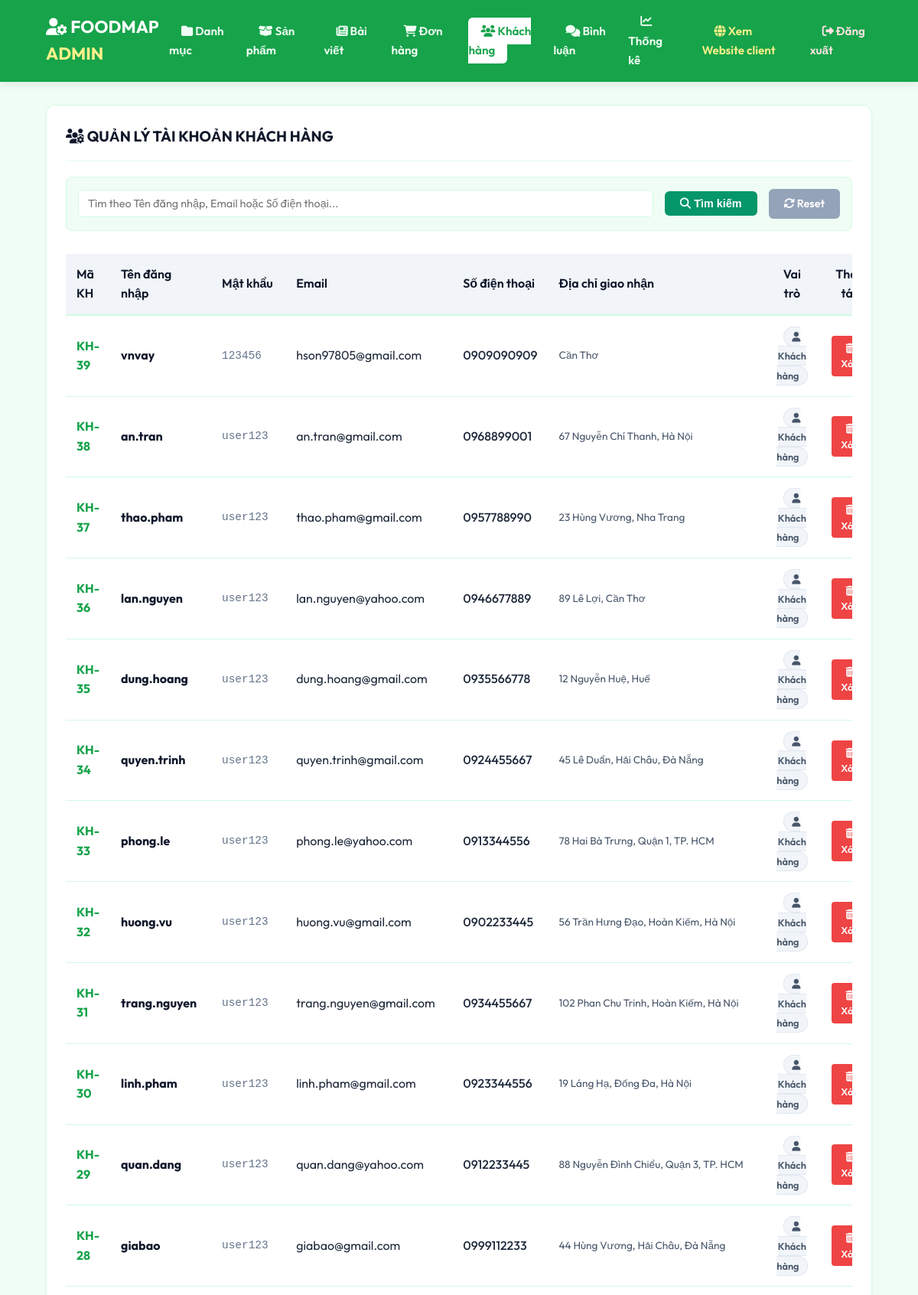
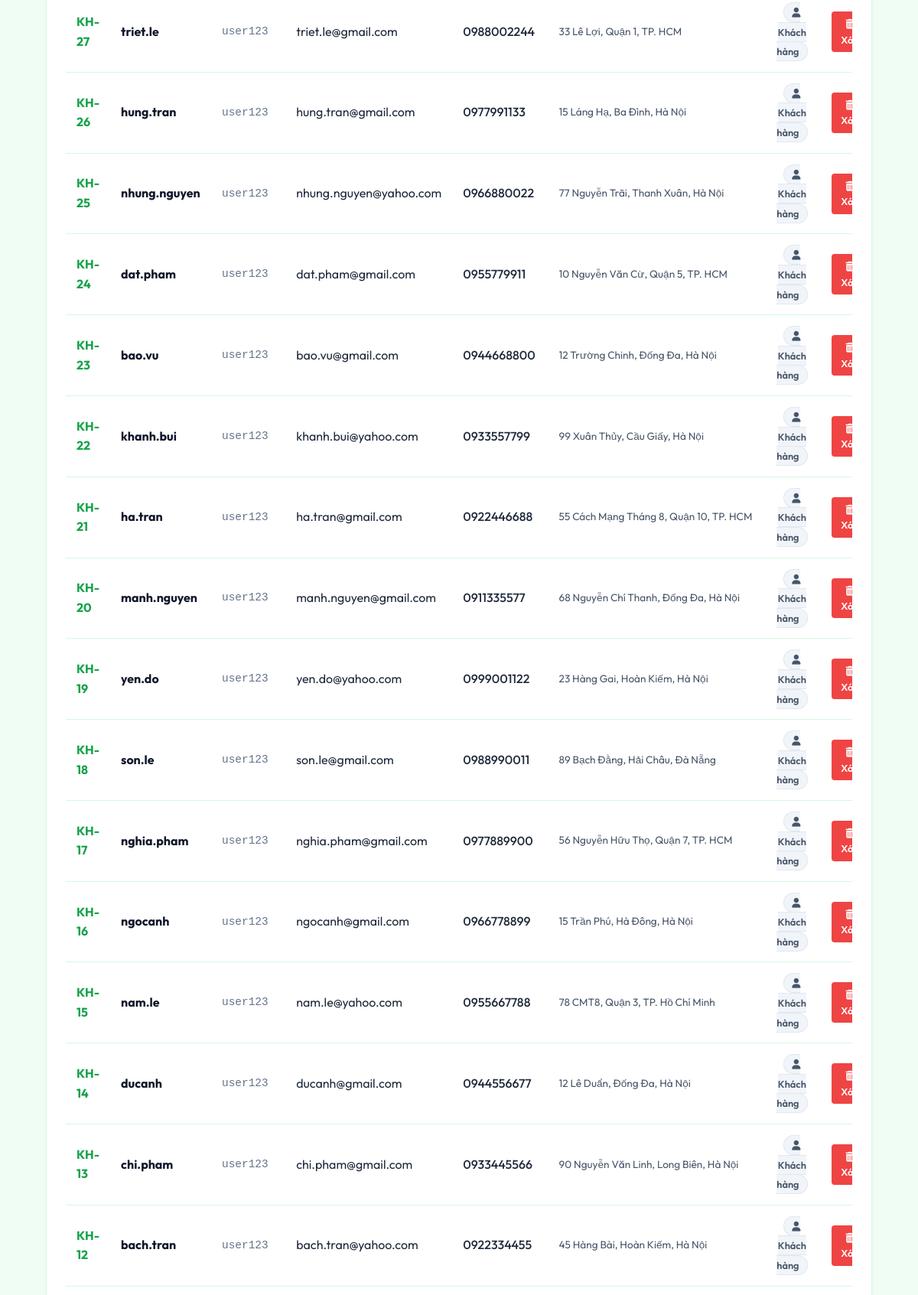
The app's page /admin/index.php?act=listtaikhoan (signed in, upper part) with its own data (2 pictures, top to bottom).
### tables this page shows
CREATE TABLE IF NOT EXISTS `taikhoan` (
  `id` int(11) NOT NULL AUTO_INCREMENT,
  `user` varchar(50) NOT NULL,
  `pass` varchar(50) NOT NULL,
  `email` varchar(255) NOT NULL,
  `address` varchar(255) DEFAULT NULL,
  `tel` varchar(20) DEFAULT NULL,
  `role` tinyint(4) NOT NULL DEFAULT 0,
  PRIMARY KEY (`id`)
);

### models/pdo.php (called while the page is built, shortened)
<?php
function pdo_get_connection(){
    $dburl = "mysql:host=localhost;dbname=duanmau;charset=utf8";
    $username = 'root';
    $password = '';
    try {
        $conn = new PDO($dburl, $username, $password);
        $conn->setAttribute(PDO::ATTR_ERRMODE, PDO::ERRMODE_EXCEPTION);
        return $conn;
    } catch (PDOException $e) {
        die("Kết nối CSDL thất bại: " . $e->getMessage());
    }
}
function pdo_query($sql){
    $sql_args = array_slice(func_get_args(), 1);
    try{
        $conn = pdo_get_connection();
        $stmt = $conn->prepare($sql);
        $stmt->execute($sql_args);
        $rows = $stmt->fetchAll(PDO::FETCH_ASSOC);
        return $rows;
    }
    catch(PDOException $e){
        throw $e;
    }
    finally{
        unset($conn);
    }
}
?>

### models/taikhoan.php (called while the page is built, shortened)
<?php
function loadall_taikhoan($keyw = ""){
    $sql = "SELECT * FROM taikhoan WHERE 1";
    $sql .= " ORDER BY id DESC";
    return pdo_query($sql);
}
?>

### admin/taikhoan/list.php (the view, shortened to what this page needs)
<div class="admin-container">
    <div class="admin-card">
        <div class="card-header">
            <h2 class="card-title"><i class="fa-solid fa-users-gear"></i> QUẢN LÝ TÀI KHOẢN KHÁCH HÀNG</h2>
        </div>
        <div style="background-color: var(--light-color); padding: 15px; border-radius: 8px; border: 1px solid var(--border-color); margin-bottom: 20px;">
            <form action="index.php?act=listtaikhoan" method="POST" style="display: flex; gap: 15px; align-items: center; flex-wrap: wrap;">
                <div style="flex: 1; min-width: 250px;">
                    <input type="text" name="kyw" class="admin-form-control" placeholder="Tìm theo Tên đăng nhập, Email hoặc Số điện thoại..." value="<?= isset($_POST['kyw']) ? htmlspecialchars($_POST['kyw']) : '' ?>" style="padding: 8px 12px; font-size: 0.9rem;">
                </div>
                <button type="submit" name="listok" class="btn btn-info" style="padding: 8px 20px; font-size: 0.9rem;"><i class="fa-solid fa-magnifying-glass"></i> Tìm kiếm</button>
                <a href="index.php?act=listtaikhoan" class="btn btn-danger" style="padding: 8px 20px; font-size: 0.9rem; background-color: #94a3b8;"><i class="fa-solid fa-rotate"></i> Reset</a>
            </form>
        </div>
        <div class="table-responsive">
            <table class="admin-table">
                <thead>
                    <tr>
                        <th style="width: 80px;">Mã KH</th>
                        <th>Tên đăng nhập</th>
                        <th>Mật khẩu</th>
                        <th>Email</th>
                        <th>Số điện thoại</th>
                        <th>Địa chỉ giao nhận</th>
                        <th style="text-align: center; width: 150px;">Vai trò</th>
                        <th style="width: 100px; text-align: center;">Thao tác</th>
                    </tr>
                </thead>
                <tbody>
                    <?php
                    if (isset($listtaikhoan) && is_array($listtaikhoan) && count($listtaikhoan) > 0) {
                        foreach ($listtaikhoan as $tk) {
                            extract($tk);
                            $xoa = "index.php?act=xoataikhoan&id=" . $id;
                            if ($role == 1) {
                                $role_badge = '<span style="background-color: #dcfce7; color: #16a34a; padding: 4px 10px; border-radius: 9999px; font-size: 0.8rem; font-weight: 700; border: 1px solid #bbf7d0;"><i class="fa-solid fa-user-shield"></i> Quản trị</span>';
                            } else {
                                $role_badge = '<span style="background-color: #f1f5f9; color: #475569; padding: 4px 10px; border-radius: 9999px; font-size: 0.8rem; font-weight: 600; border: 1px solid #e2e8f0;"><i class="fa-solid fa-user"></i> Khách hàng</span>';
                            }
                            ?>
                            <tr>
                                <td style="font-weight: 700; color: var(--primary-color);">KH-<?= $id ?></td>
                                <td style="font-weight: 700; color: var(--dark-color);"><?= htmlspecialchars($user) ?></td>
                                <td style="font-family: monospace; color: #64748b; font-size: 0.9rem;"><?= htmlspecialchars($pass) ?></td>
                                <td><?= htmlspecialchars($email) ?></td>
                                <td style="font-weight: 500;"><?= $tel ? htmlspecialchars($tel) : '<span style="color:#cbd5e1; font-style:italic;">Chưa cập nhật</span>' ?></td>
                                <td>
                                    <div style="font-size: 0.85rem; color: #475569; max-width: 280px; white-space: nowrap; overflow: hidden; text-overflow: ellipsis;" title="<?= htmlspecialchars($address) ?>">
                                        <?= $address ? htmlspecialchars($address) : '<span style="color:#cbd5e1; font-style:italic;">Chưa cập nhật</span>' ?>
                                    </div>
                                </td>
                                <td style="text-align: center;"><?= $role_badge ?></td>
                                <td style="text-align: center;">
                                    <?php if ($id != $_SESSION['user']['id']): ?>
                                        <a href="<?= $xoa ?>" class="btn btn-danger btn-sm" onclick="return confirm('Bạn có chắc chắn muốn xóa tài khoản của <?= htmlspecialchars($user) ?>? Hành động này sẽ xóa tất cả bình luận liên quan!')"><i class="fa-solid fa-trash-can"></i> Xóa</a>
                                    <?php else: ?>
                                        <span style="color: #cbd5e1; font-size: 0.85rem; font-style: italic;">Đang đăng nhập</span>
                                    <?php endif; ?>
                                </td>
                            </tr>
                            <?php
                        }
                    } else {
                        echo '<tr><td colspan="8" style="text-align: center; color: #64748b; padding: 30px;">Không tìm thấy tài khoản nào.</td></tr>';
                    }
                    ?>
                </tbody>
            </table>
        </div>
    </div>
</div>

### css/admin.css (style rules this page uses)
:root { --primary-color: #16a34a; --primary-hover: #15803d; --dark-color: #0f172a; --light-color: #f0fdf4; --text-color: #1e293b; --border-color: #d1fae5; --success-color: #22c55e; --info-color: #059669; --danger-color: #ef4444; --warning-color: #eab308; }
* { margin: 0; padding: 0; box-sizing: border-box; }
body { font-family: 'Outfit', sans-serif; background-color: var(--light-color); color: var(--text-color); line-height: 1.6; }
a { color: inherit; text-decoration: none; }
.admin-container { padding: 30px 5%; }
.admin-card { background-color: white; border-radius: 12px; padding: 25px; box-shadow: 0 4px 6px -1px rgba(0,0,0,0.05); border: 1px solid var(--border-color); margin-bottom: 30px; }
.card-header { display: flex; justify-content: space-between; align-items: center; margin-bottom: 20px; border-bottom: 2px solid var(--light-color); padding-bottom: 15px; }
.card-title { font-size: 1.2rem; font-weight: 700; color: var(--dark-color); }
.btn { display: inline-block; padding: 10px 20px; border-radius: 6px; font-weight: 600; font-size: 0.9rem; border: none; cursor: pointer; transition: all 0.2s; text-align: center; }
.btn-info { background-color: var(--info-color); color: white; }
.btn-danger { background-color: var(--danger-color); color: white; }
.btn-sm { padding: 6px 12px; font-size: 0.8rem; border-radius: 4px; }
.table-responsive { overflow-x: auto; }
.admin-table { width: 100%; border-collapse: collapse; margin-top: 10px; text-align: left; }
.admin-table th { background-color: #f1f5f9; color: var(--dark-color); padding: 14px; font-weight: 600; border-bottom: 2px solid var(--border-color); }
.admin-table td { padding: 14px; border-bottom: 1px solid var(--border-color); vertical-align: middle; }
.admin-form-control { width: 100%; padding: 12px; border: 1px solid var(--border-color); border-radius: 6px; font-family: inherit; font-size: 0.95rem; outline: none; transition: border 0.2s; }

### records on screen
taikhoan: id "39", user "vnvay", pass "123456", email "hson97805@gmail.com", tel "0909090909", address "Cần Thơ", role 0 (drawn)
taikhoan: id "38", user "an.tran", pass "user123", email "an.tran@gmail.com", tel "0968899001", address "67 Nguyễn Chí Thanh, Hà Nội", role 0 (drawn)
taikhoan: id "37", user "thao.pham", pass "user123", email "thao.pham@gmail.com", tel "0957788990", address "23 Hùng Vương, Nha Trang", role 0 (drawn)
taikhoan: id "36", user "lan.nguyen", pass "user123", email "lan.nguyen@yahoo.com", tel "0946677889", address "89 Lê Lợi, Cần Thơ", role 0 (drawn)
taikhoan: id "35", user "dung.hoang", pass "user123", email "dung.hoang@gmail.com", tel "0935566778", address "12 Nguyễn Huệ, Huế", role 0 (drawn)
taikhoan: id "34", user "quyen.trinh", pass "user123", email "quyen.trinh@gmail.com", tel "0924455667", address "45 Lê Duẩn, Hải Châu, Đà Nẵng", role 0 (drawn)
taikhoan: id "33", user "phong.le", pass "user123", email "phong.le@yahoo.com", tel "0913344556", address "78 Hai Bà Trưng, Quận 1, TP. HCM", role 0 (drawn)
taikhoan: id "32", user "huong.vu", pass "user123", email "huong.vu@gmail.com", tel "0902233445", address "56 Trần Hưng Đạo, Hoàn Kiếm, Hà Nội", role 0 (drawn)
taikhoan: id "31", user "trang.nguyen", pass "user123", email "trang.nguyen@gmail.com", tel "0934455667", address "102 Phan Chu Trinh, Hoàn Kiếm, Hà Nội", role 0 (drawn)
taikhoan: id "30", user "linh.pham", pass "user123", email "linh.pham@gmail.com", tel "0923344556", address "19 Láng Hạ, Đống Đa, Hà Nội", role 0 (drawn)
taikhoan: id "29", user "quan.dang", pass "user123", email "quan.dang@yahoo.com", tel "0912233445", address "88 Nguyễn Đình Chiểu, Quận 3, TP. HCM", role 0 (drawn)
taikhoan: id "28", user "giabao", pass "user123", email "giabao@gmail.com", tel "0999112233", address "44 Hùng Vương, Hải Châu, Đà Nẵng", role 0 (drawn)
taikhoan: id "27", user "triet.le", pass "user123", email "triet.le@gmail.com", tel "0988002244", address "33 Lê Lợi, Quận 1, TP. HCM", role 0 (drawn)
taikhoan: id "26", user "hung.tran", pass "user123", email "hung.tran@gmail.com", tel "0977991133", address "15 Láng Hạ, Ba Đình, Hà Nội", role 0 (drawn)
taikhoan: id "25", user "nhung.nguyen", pass "user123", email "nhung.nguyen@yahoo.com", tel "0966880022", address "77 Nguyễn Trãi, Thanh Xuân, Hà Nội", role 0 (drawn)
taikhoan: id "24", user "dat.pham", pass "user123", email "dat.pham@gmail.com", tel "0955779911", address "10 Nguyễn Văn Cừ, Quận 5, TP. HCM", role 0 (drawn)
taikhoan: id "23", user "bao.vu", pass "user123", email "bao.vu@gmail.com", tel "0944668800", address "12 Trường Chinh, Đống Đa, Hà Nội", role 0 (drawn)
taikhoan: id "22", user "khanh.bui", pass "user123", email "khanh.bui@yahoo.com", tel "0933557799", address "99 Xuân Thủy, Cầu Giấy, Hà Nội", role 0 (drawn)
taikhoan: id "21", user "ha.tran", pass "user123", email "ha.tran@gmail.com", tel "0922446688", address "55 Cách Mạng Tháng 8, Quận 10, TP. HCM", role 0 (drawn)
taikhoan: id "20", user "manh.nguyen", pass "user123", email "manh.nguyen@gmail.com", tel "0911335577", address "68 Nguyễn Chí Thanh, Đống Đa, Hà Nội", role 0 (drawn)
taikhoan: id "19", user "yen.do", pass "user123", email "yen.do@yahoo.com", tel "0999001122", address "23 Hàng Gai, Hoàn Kiếm, Hà Nội", role 0 (drawn)
taikhoan: id "18", user "son.le", pass "user123", email "son.le@gmail.com", tel "0988990011", address "89 Bạch Đằng, Hải Châu, Đà Nẵng", role 0 (drawn)
taikhoan: id "17", user "nghia.pham", pass "user123", email "nghia.pham@gmail.com", tel "0977889900", address "56 Nguyễn Hữu Thọ, Quận 7, TP. HCM", role 0 (drawn)
taikhoan: id "16", user "ngocanh", pass "user123", email "ngocanh@gmail.com", tel "0966778899", address "15 Trần Phú, Hà Đông, Hà Nội", role 0 (drawn)
taikhoan: id "15", user "nam.le", pass "user123", email "nam.le@yahoo.com", tel "0955667788", address "78 CMT8, Quận 3, TP. Hồ Chí Minh", role 0 (drawn)
taikhoan: id "14", user "ducanh", pass "user123", email "ducanh@gmail.com", tel "0944556677", address "12 Lê Duẩn, Đống Đa, Hà Nội", role 0 (drawn)
taikhoan: id "13", user "chi.pham", pass "user123", email "chi.pham@gmail.com", tel "0933445566", address "90 Nguyễn Văn Linh, Long Biên, Hà Nội", role 0 (drawn)
taikhoan: id "12", user "bach.tran", pass "user123", email "bach.tran@yahoo.com", tel "0922334455", address "45 Hàng Bài, Hoàn Kiếm, Hà Nội", role 0 (drawn)
